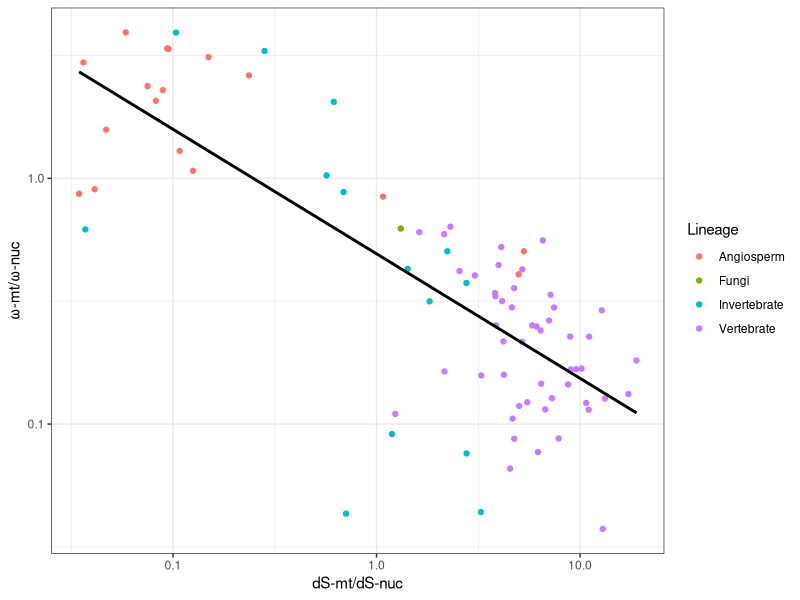
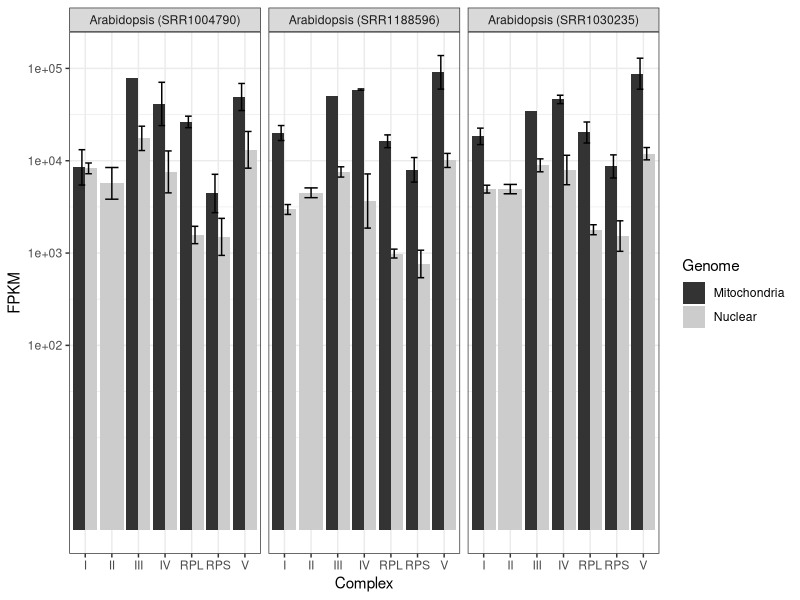
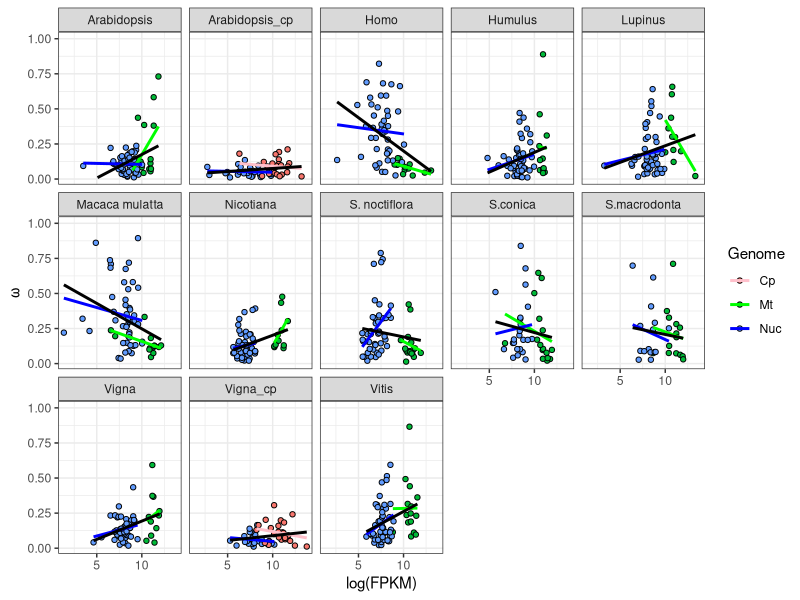

Here is the R script that generated these plots, in order:
## ---- chunk 1
knitr::opts_chunk$set(
	echo = TRUE,
	warning = TRUE,
	message = TRUE,
	comment = "##",
	prompt = FALSE,
	tidy = TRUE,
	tidy.opts = list(blank = FALSE, width.cutoff = 75),
	fig.path = "img/",
	fig.align = "center"
)
## ---- chunk 2
library(tidyverse)
supp1 <- read.csv("SupplDataFile1.csv", stringsAsFactors = FALSE)
head(supp1)
supp1 %>% select(Species) %>% n_distinct()
supp1 %>% select(Gene) %>% n_distinct()
## ---- chunk 3
supp2 <- read.csv("SupplDataFile2.csv", stringsAsFactors = FALSE)
head(supp2)
supp2 %>% select(TaxonomicGroup) %>% n_distinct()
supp2 %>% select(Species.3.letter.codes.follow.KEGG.nomenclature.) %>% n_distinct()
## ---- chunk 4
supp3 <- read.csv("SupplDataFile3.csv", stringsAsFactors = FALSE)
head(supp3)
supp3 %>% select(Species) %>% n_distinct()
supp3 %>% select(Gene) %>% n_distinct()
## ---- chunk 5
supp2 <- supp2 %>% 
  mutate(GeneGroup = recode(GeneGroup, "Nuc-OXPHOS" = "NucOXPHOS"),
         Lineage = case_when(TaxonomicGroup == "Rodents" ~ "Vertebrate", 
          TaxonomicGroup == "Carnivores" ~ "Vertebrate",
          TaxonomicGroup == "Primates" ~ "Vertebrate",
          TaxonomicGroup == "Bats" ~ "Vertebrate",
          TaxonomicGroup == "Cetartiodactyls" ~ "Vertebrate",
          TaxonomicGroup == "Birds" ~ "Vertebrate",
          TaxonomicGroup == "Reptiles" ~ "Vertebrate",
          TaxonomicGroup == "Amphibians" ~ "Vertebrate",
          TaxonomicGroup == "Teleosts" ~ "Vertebrate",
          TaxonomicGroup == "Corals" ~ "Invertebrate",
          TaxonomicGroup == "Dipterans" ~ "Invertebrate",
          TaxonomicGroup == "Monocots" ~ "Angiosperm",
          TaxonomicGroup == "Eudicots" ~ "Angiosperm",
          TaxonomicGroup == "Silene" ~ "Angiosperm",
          TaxonomicGroup == "Fungi (Aspergillus)" ~ "Fungi"))

supp2 %>% filter(PAMLmodel == 1 & GeneGroup != "Nuc-Glycolysis") %>%
  pivot_wider(id_cols = c(Lineage,
                          TaxonomicGroup,
                          Species.3.letter.codes.follow.KEGG.nomenclature.),
              names_from = GeneGroup, 
              values_from = c(dS, omega..dN.dS.)) %>%
  mutate(dS_ratio=dS_Mt/dS_NucOXPHOS,
         omega_ratio=omega..dN.dS._Mt/omega..dN.dS._NucOXPHOS) %>% 
  ggplot(aes(x=dS_ratio,y=omega_ratio, color=Lineage)) + 
  geom_point() + 
  geom_smooth(aes(x=dS_ratio, y=omega_ratio),
              method = "lm",
              se = FALSE,
              color = "black") + 
  scale_x_log10() + 
  scale_y_log10(breaks = c(0.10,1.0)) + 
  labs(y = "ω-mt/ω-nuc", x = "dS-mt/dS-nuc") +
  theme_bw()
## ---- chunk 6
c <- c("I", "II", "III", "IV", "RPL", "RPS", "V")

arabidopsis <- c("Arabidopsis_dataset1" = "Arabidopsis (SRR1004790)",
                 "Arabidopsis_dataset2" = "Arabidopsis (SRR1188596)",
                 "Arabidopsis_dataset3" = "Arabidopsis (SRR1030235)")

supp1 %>% slice(1:387) %>% filter(Complex %in% c) %>%
  ggplot(aes(Complex, FPKM, fill = Genome)) + 
  geom_bar(stat="summary",
           position= "dodge") +
  facet_wrap(~ Species,
             labeller = as_labeller(arabidopsis)) + 
  scale_y_continuous(trans = "log10",
                     breaks=c(100,1000,10000,100000,1000000)) +
  geom_errorbar(stat="summary",
                width=0.5,
                position="dodge") + 
  scale_fill_grey() + 
  theme_bw()
## ---- chunk 7
supp3 %>% ggplot(aes(log(FPKM),Omega)) +
  geom_point(aes(fill=Genome),
             color="black",
             pch=21) + 
  facet_wrap(. ~ Species, nrow=3) + 
  ylim(0.01,1) + 
  labs(y = "ω") +
  geom_smooth(aes(log(FPKM),Omega,color=Genome),
              method="lm",
              se=FALSE) +
  geom_smooth(aes(log(FPKM),Omega),
              method="lm",
              se=FALSE,
              color="black") +
  scale_color_manual(labels = c("Cp", "Mt", "Nuc"),
                     values = c("pink", "green","blue")) +
  theme_bw()
